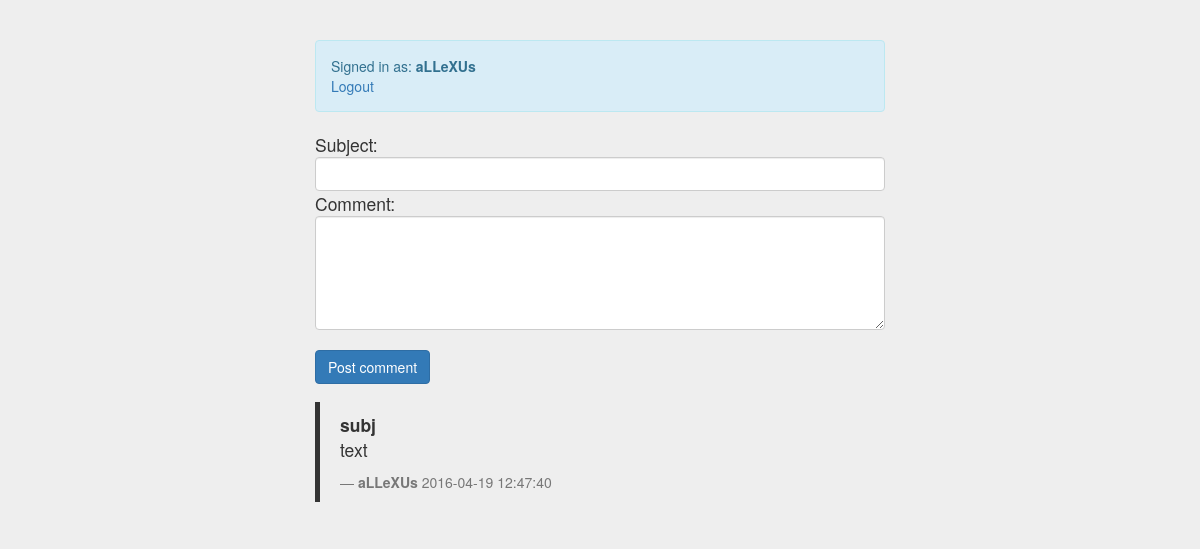
The page /comments (signed in) on the database as committed earlier.
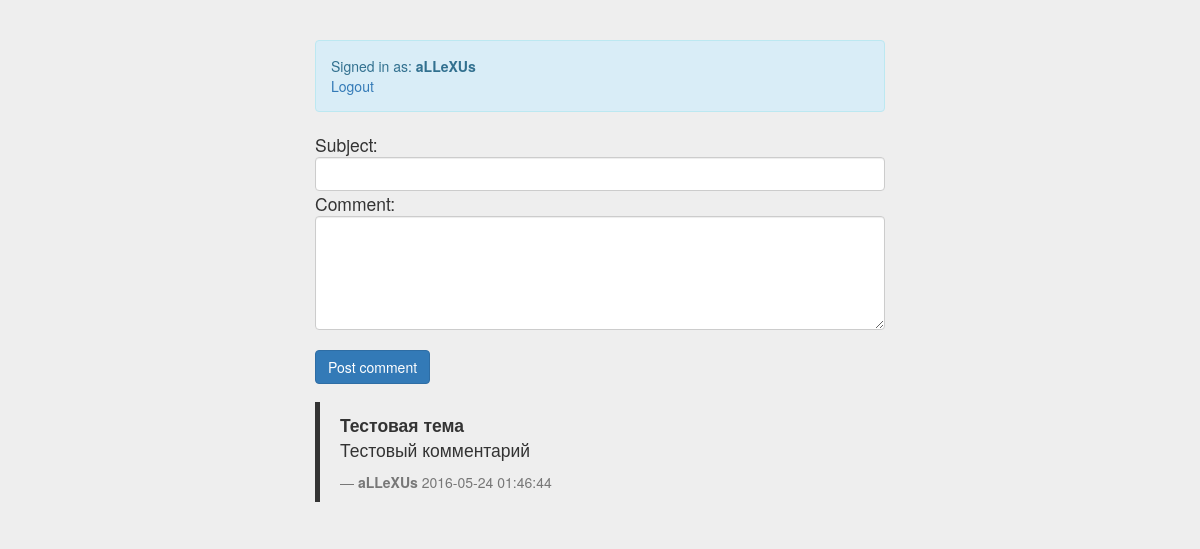
The same page on the database as committed later.
### tables this page shows
CREATE TABLE IF NOT EXISTS `users` (
  `id` int(11) NOT NULL,
  `login` varchar(20) NOT NULL,
  `password` varchar(50) NOT NULL,
  `email` varchar(50) NOT NULL,
  `validation_code` varchar(50) NOT NULL,
  `name` varchar(20) NOT NULL,
  `city_id` int(11) NOT NULL
);

CREATE TABLE IF NOT EXISTS `comments` (
  `id` int(11) NOT NULL,
  `user_id` int(11) NOT NULL,
  `date` datetime NOT NULL,
  `subject` varchar(50) NOT NULL,
  `text` varchar(200) NOT NULL
);

### controllers/comments.php (called while the page is built, shortened)
<?php
class Controller_Comments Extends Controller_Base {
        function index() {
            include_once(site_path . DIRSEP . 'models' . DIRSEP . 'users.php');
            $usersModel = new Model_Users();
            $usersModel->tryAuth($_SESSION['login'], $_SESSION['password']);
            $user = $this->user;
            $isAuthorized = $usersModel->isAuthorized();
            $isVerified = $usersModel->isVerified();
            if ($isAuthorized) {
                include_once(site_path . DIRSEP . 'models' . DIRSEP . 'comments.php');
                $commentsModel = new Model_Comments();
                $comments = $commentsModel->getAll();
                $showComments = true;
            } else {
                $needAlert = true;
                $alert = ['type' => 'danger', 'text' => 'You have not permission to view this page'];
            }
            include_once(site_path . DIRSEP . 'views' . DIRSEP . 'comments.php');
        }
}
?>

### core/router.php (called while the page is built, shortened)
<?php
class Router {
    function delegate() {
        $this->getController($file, $controller, $action, $args);
        $controller = new $class();
        $controller->$action();
    }
}
?>

### index.php (called while the page is built, shortened)
<?php
require_once('core/functions.php');
require_once('core/model_base.php');
require_once('core/db.php');
$db = db::GetInstance();
$error = '';
require_once('core/router.php');
$router = new Router();
$router->setPath (site_path . 'controllers');
$router->delegate();

### config.php (called while the page is built)
<?php
$db = array(
	'host' => '127.0.0.1',
	'user' => 'root',
	'pass' => '',
	'name' => 'guestbook'
);

### core/db.php (called while the page is built, shortened)
<?php
class db {
    private $dbName;
    private $dbHost;
    private $dbUser;
    private $dbPass;
    private $connectLink = null;
    private static $instance;
    public static function getInstance() {
        if (empty(self::$instance)) {
            require_once('config.php');
            self::$instance = new self();
            self::$instance -> dbName = $db['name'];
            self::$instance -> dbHost = $db['host'];
            self::$instance -> dbUser = $db['user'];
            self::$instance -> dbPass = $db['pass'];
        }
        return self::$instance;
    }
    public function query($qString, $qParams = null) {
        $stmt = $this -> connectLink -> prepare($qString);
        $stmt -> execute($qParams);
        return $stmt;
    }
    public function openConnection() {
        try {
            $this -> connectLink = new PDO('mysql:host='.$this -> dbHost.';dbname='.$this -> dbName.';charset=utf8', $this -> dbUser, $this -> dbPass);
            $this -> connectLink -> setAttribute(PDO::ATTR_ERRMODE, PDO::ERRMODE_EXCEPTION);
        } catch (PDOException $e) {
            setError(DBERROR);
            die();
        }
        return $this -> connectLink;
    }
}
?>

### models/users.php (called while the page is built, shortened)
<?php
class Model_Users extends Model_Base {
    function tryAuth($login, $password) {
        if (isset($login) && isset($password)) {
            $query = 'SELECT * FROM users WHERE login = :login AND password = :password';
            $result = $this->db->query($query, array('login' => $login, 'password' => $password));
            $row = $result -> fetch(PDO::FETCH_ASSOC);
            if (isset($row['id'])) {
                $this->user = $row;
                return true;
            }
        } else {
            return false;
        }
    }
    function isVerified() {
        $query = 'SELECT `validation_code` FROM users WHERE login = :login';
        $result = $this->db->query($query, array('login' => $this->user['login']));
        $row = $result -> fetch(PDO::FETCH_ASSOC);
        return empty($row['validation_code']);
    }
    function isAuthorized() {
        return !empty($this->user['id']);
    }
}

### core/model_base.php (called while the page is built, shortened)
<?php
abstract class Model_Base {
    function __construct() {
        global $db;
        $this->db = $db;
    }
}
?>

### core/functions.php (called while the page is built, shortened)
<?php
function isError() {
    global $error;
    return strlen($error) > 0;
}

### models/comments.php (called while the page is built, shortened)
<?php
class Model_Comments extends Model_Base {
    public function getAll() {
        $query = 'SELECT `users`.`login`, `comments`.`date`,`comments`.`subject`, `comments`.`text`
                    FROM users, comments WHERE `comments`.`user_id` = `users`.`id` ORDER BY date DESC';
        $result = $this->db->query($query);
        return $result->fetchAll(PDO::FETCH_ASSOC);
    }
}

### views/comments.php (the view, shortened to what this page needs)
<html>
    <head>
        <link rel="stylesheet" href="//netdna.bootstrapcdn.com/bootstrap/3.3.2/css/bootstrap.min.css">
        <link href="style/signin.css" rel="stylesheet">
    </head>
    <body>
        <div class="container">
            <?php if ($isAuthorized): ?>
            <div class="alert alert-info" role="alert">
                Signed in as: <b><?=$user['login']?></b><br>
                <a href="index?mode=logout">Logout</a>
            </div>
            <?php if ($isVerified): ?>
            <form class="form-comment" action="" method="POST">
                Subject: <input type="text" class="form-control" name="subject" value="<?= isError() ? htmlspecialchars($_POST['subject']) : '' ?>" required>
                Comment: <textarea class="form-control" name="text" rows="5" required><?= isError() ? htmlspecialchars($_POST['text']) : '' ?></textarea>
                <button class="btn btn-primary" type="submit">Post comment</button>
            </form>
            <?php endif; ?>
            <?php endif; ?>
            <?php if ($showComments): ?>
            <?php foreach ($comments as $comment): ?>
            <blockquote>
                <b><?=$comment['subject']?></b>
                <p><?=$comment['text']?></p>
                <footer><b><?=$comment['login']?></b> <?=$comment['date']?></footer>
            </blockquote>
            <?php endforeach; ?>
            <?php endif; ?>
        </div>
    </body>
</html>

### style/signin.css (style rules this page uses)
body { padding-top: 40px; padding-bottom: 40px; background-color: #eee; }
blockquote { border-left: 5px solid #333; }
.container { max-width: 600px; }
.form-comment { font-size: 17.5px; }
.btn-primary { margin-top: 20px; }

Rows that differ between the two databases and show on the page:
removed comments: subject "subj", text "text", user.login "aLLeXUs", date "2016-04-19 12:47:40"
added comments: subject "Тестовая тема", text "Тестовый комментарий", user.login "aLLeXUs", date "2016-05-24 01:46:44"
